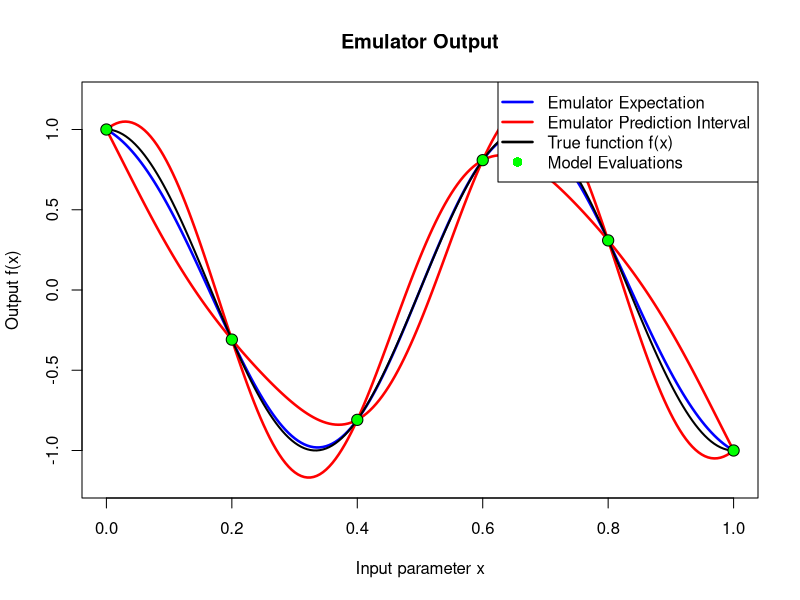
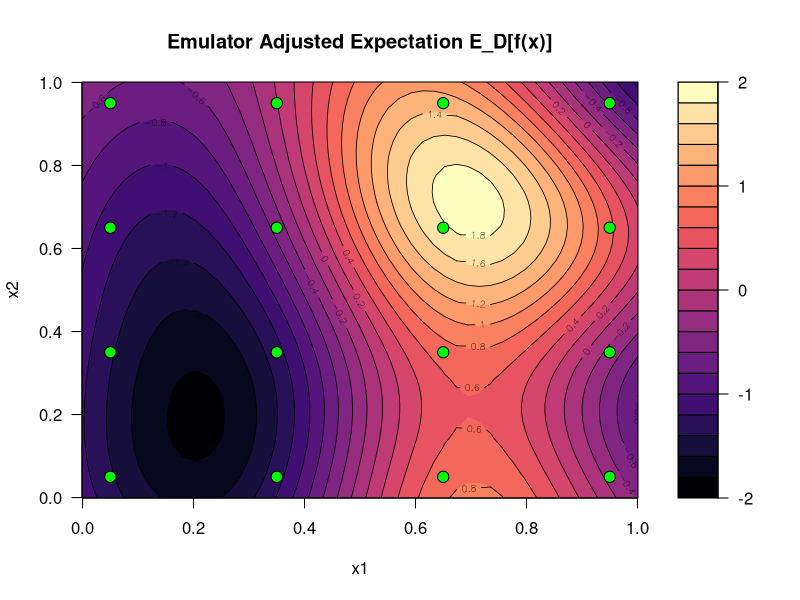
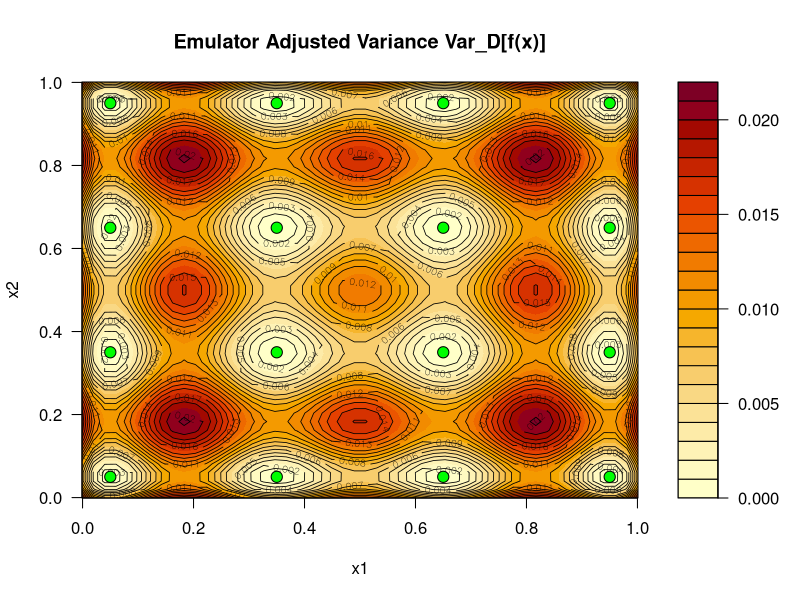
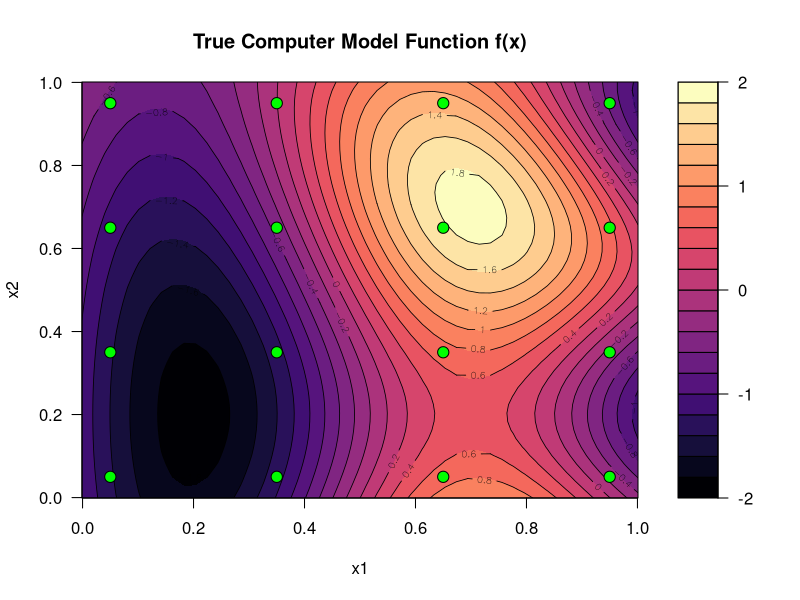
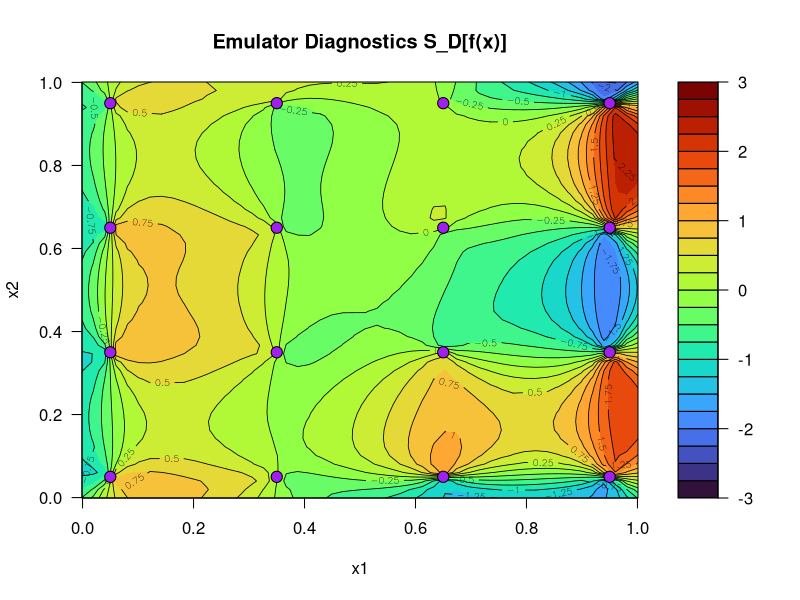
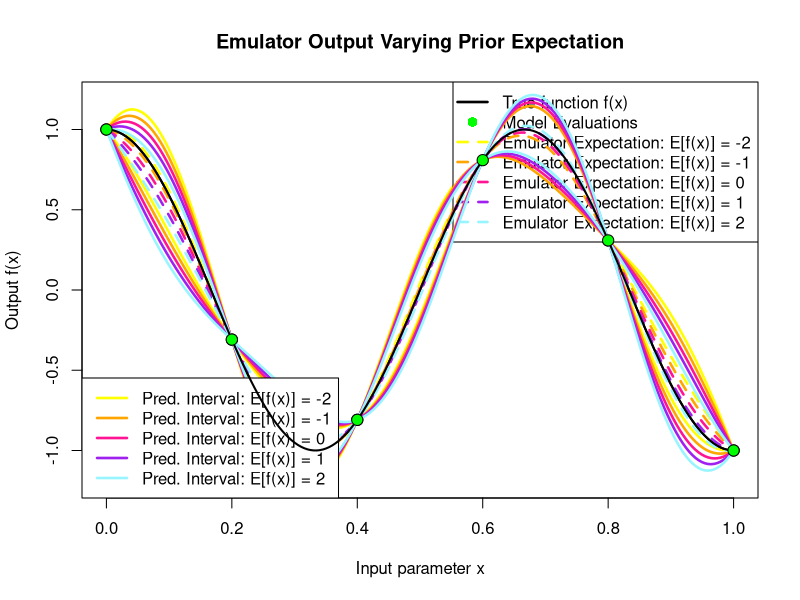
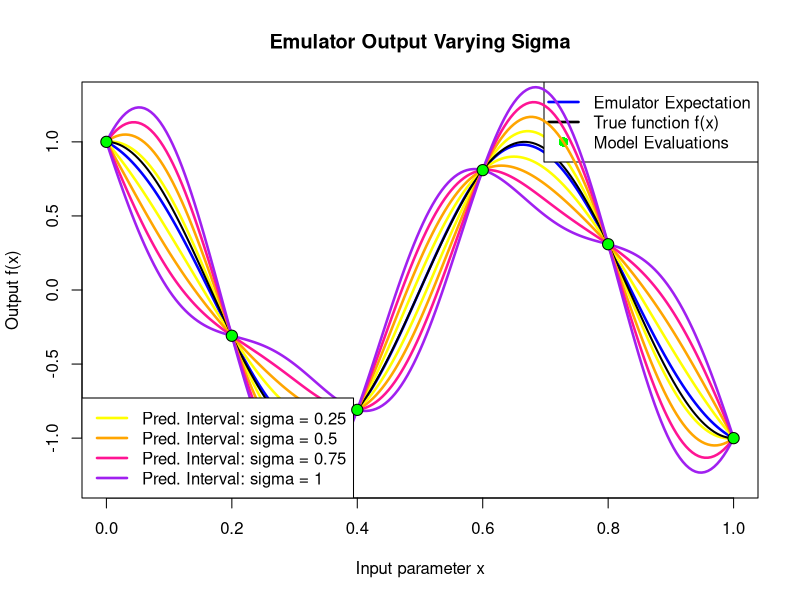
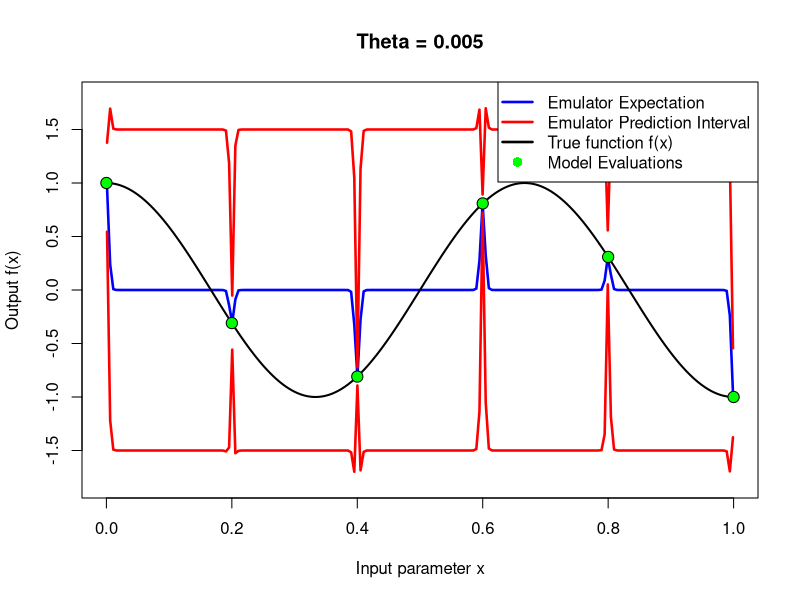

Write the R code that produced these figures, in order.

# Section 2: Introduction to Emulation ------------------------------------

# Figures 1-9

# Functions ---------------------------------------------------------------
##############################################################################################.
### Define simple Bayes Linear emulator for single input ###
simple_BL_emulator_v1 <- function(x,              # the emulator prediction point
                                  xD,             # the run input locations xD
                                  D,              # the run outputs D = (f(x^1),...,f(x^n))
                                  theta = 1,      # the correlation lengths     (1 if not specified otherwise)
                                  sigma = 1,      # the prior SD sigma sqrt(Var[f(x)])     (1 if not specified otherwise)
                                  E_f = 0         # prior expectation of f: E(f(x)) = 0     (0 if not specified otherwise)
){
  
  # store length of runs D  
  n <- length(D) #different for different no. runs of expensive model so must define n like this
  
  ### Define Covariance structure of f(x): Cov[f(x),f(xdash)] ###
  Cov_fx_fxdash <- function(x,xdash) sigma^2 * exp(-(x-xdash)^2/theta^2) #specific to our f
  
  
  ### Define 5 objects needed for BL adjustment ### #E[f(x)],E[D],Var[f(x)],Var[D],Cov[f(x),D]
  # Create E[D] vector
  E_D <- rep(E_f,n) #repeat the prior expectation n times
  
  # Create Var_D matrix:
  Var_D <- matrix(0,nrow=n,ncol=n) #nxn zero matrix
  for(i in 1:n) for(j in 1:n) Var_D[i,j] <- Cov_fx_fxdash(xD[i],xD[j]) #Cov fn of x_D elements (as Cov to do with distance between x values)
  
  # Create E[f(x)]
  E_fx <- E_f #prior given in input
  
  # Create Var_f(x) 
  Var_fx <- sigma^2 #sigma ONLY given in input so MUST SQUARE
  
  # Create Cov_fx_D row vector
  Cov_fx_D <- matrix(0,nrow=1,ncol=n) #1xn Cov[f(x),D] #rows=#rows f(x)=1, #columns=#rows D=n
  for(j in 1:n) Cov_fx_D[1,j] <- Cov_fx_fxdash(x,xD[j]) #Cov fn has x_D elements as inputs
  
  
  ### Perform Bayes Linear adjustment to find Adjusted Expectation and Variance of f(x) ###
  ED_fx   <-  E_fx + Cov_fx_D %*% solve(Var_D) %*% (D - E_D)   
  VarD_fx <-  Var_fx - Cov_fx_D %*% solve(Var_D) %*% t(Cov_fx_D)  
  
  ### return emulator expectation and variance ###
  return(c("ExpD_f(x)"=ED_fx,"VarD_f(x)"=VarD_fx))  #"..." are the column names!
  
}
### End simple Bayes Linear emulator for single input ###
##############################################################################################.

##############################################################################################.
### Function to plot simple emulator output
plot_BL_emulator_V1 <- function(
    em_out,         # a nP x 2 matrix of emulator outputs
    xP,             # vector of nP inputs where emulator evaluated
    xD,             # the run input locations
    D,              # the run outputs D = (f(x^1),...,f(x^n))^T
    maintitle=NULL  # title of the plot, blank if NULL
){
  
  ### plot emulator output ###
  plot(xP,em_out[,"ExpD_f(x)"],ylim=c(-1.2,1.2),ty="l",col="blue",lwd=2.5,
       xlab="Input parameter x",ylab="Output f(x)",main=maintitle) # main argument: plot title (INPUT TO SPECIFY)
  lines(xP,em_out[,"ExpD_f(x)"]+3*sqrt(em_out[,"VarD_f(x)"]),col="red",lwd=2.5)
  lines(xP,em_out[,"ExpD_f(x)"]-3*sqrt(em_out[,"VarD_f(x)"]),col="red",lwd=2.5)
  
  ### plot true function: we would not normally be able to do this! ###
  lines(xP,f(xP),lwd=2,lty=1)
  
  ### Plot the runs ### 
  points(xD,D,pch=21,col=1,bg="green",cex=1.5) #PLOT THE TRUE RUNS OF THE EXPENSIVE MODEL
  legend('topright',legend=c("Emulator Expectation","Emulator Prediction Interval",
                             "True function f(x)","Model Evaluations"),
         lty=c(1,1,1,NA),pch=c(NA,NA,NA,16),col=c("blue","red",1,"green"),lwd=2.5,pt.cex=1.3)
}
### Function to plot simple emulator output
##############################################################################################.

##############################################################################################.
### Define simple Bayes Linear emulator for single input in 2D ###

simple_BL_emulator_v2 <- function(x,              # the emulator prediction point
                                  xD,             # the run input locations xD
                                  D,              # the run outputs D = (f(x^1),...,f(x^n))
                                  theta = 1,      # the correlation lengths
                                  sigma = 1,      # the prior SD sigma sqrt(Var[f(x)])
                                  E_f = 0         # prior expectation of f: E(f(x)) = 0 
){
  
  # store length of runs D  
  n <- length(D) #number of runs we have from true computer model
  
  ### Define Covariance structure of f(x): Cov[f(x),f(xdash)] ###
  # Cov_fx_fxdash <- function(x,xdash) sigma^2 * exp(-(x-xdash)^2/theta^2)    # XXX Old 1D version
  Cov_fx_fxdash <- function(x,xdash) sigma^2 * exp(-sum((x-xdash)^2)/theta^2) # XXX New 2D version
  #squares each component then sums them so give Euclidean distance
  
  ### Define 5 objects needed for BL adjustment ###
  # Create E[D] vector
  E_D <- rep(E_f,n)
  
  # Create Var_D matrix:
  Var_D <- matrix(0,nrow=n,ncol=n)
  # for(i in 1:n) for(j in 1:n) Var_D[i,j] <- Cov_fx_fxdash(xD[i],xD[j])  # XXX Old 1D version
  for(i in 1:n) for(j in 1:n) Var_D[i,j] <- Cov_fx_fxdash(xD[i,],xD[j,])  # XXX New 2D version
  
  # Create E[f(x)]
  E_fx <- E_f
  
  # Create Var_f(x) 
  Var_fx <- sigma^2
  
  # Create Cov_fx_D row vector
  Cov_fx_D <- matrix(0,nrow=1,ncol=n)
  # for(j in 1:n) Cov_fx_D[1,j] <- Cov_fx_fxdash(x,xD[j])    # XXX Old 1D version
  for(j in 1:n) Cov_fx_D[1,j] <- Cov_fx_fxdash(x,xD[j,])    # XXX New 2D version
  #covariance between our new point and jth run input point
  #note that both x and xD[j,] are vectors of length 2
  
  ### Perform Bayes Linear adjustment to find Adjusted Expectation and Variance of f(x) ###
  ED_fx   <-  E_fx + Cov_fx_D %*% solve(Var_D) %*% (D - E_D)   
  VarD_fx <-  Var_fx - Cov_fx_D %*% solve(Var_D) %*% t(Cov_fx_D)  
  #t(Cov_fx_D) = Cov[D,f(x)]
  
  ### return emulator expectation and variance ###
  return(c("ExpD_f(x)"=ED_fx,"VarD_f(x)"=VarD_fx))  
  
}
### End simple Bayes Linear emulator for single input in 2D ###
##############################################################################################.

### define filled contour plot function for emulator output ###
emul_fill_cont <- function(
    cont_mat,            # matrix of values we want contour plot of 
    cont_levs=NULL,      # contour levels (NULL: automatic selection)
    nlev=20,             # approx no. of contour levels for auto select  
    plot_xD=TRUE,        # plot the design runs TRUE or FALSE
    xD=NULL,             # the design points if needed
    xD_col="green",      # colour of design runs
    x_grid,              # grid edge locations that define xP
    ...                  # extra arguments passed to filled.contour
){
  
  ### Define contour levels if necessary ###
  if(is.null(cont_levs)) cont_levs <- pretty(cont_mat,n=nlev)     
  
  ### create the filled contour plot ###
  filled.contour(x_grid,x_grid,cont_mat,levels=cont_levs,xlab="x1",ylab="x2",...,  
                 plot.axes={axis(1);axis(2)                 # sets up plotting in contour box
                   contour(x_grid,x_grid,cont_mat,add=TRUE,levels=cont_levs,lwd=0.8)   # plot contour lines
                   if(plot_xD) points(xD,pch=21,col=1,bg=xD_col,cex=1.5)})  # plot design points 
  #if we want design pts ie plot_xD=TRUE
}






# Figure 1 ----------------------------------------------------------------
### Define actual computer model/simulator ###
f <- function(x) cos(3*pi*x) #function named f with one input x
#f <- function(x) sin(2*pi*x)

### Define run locations ###
xD <- seq(0,1,0.2) #[0,0.2,0.4,0.6,0.8,1]

### Perform 6 runs of model and store as D (this would take days for realistic 
# example!) ###
D <- f(xD)


xP <- seq(0.001,0.999,len=201)

### Evaluate emulator over 201 prediction points xP ###
em_out <- t(sapply(xP,simple_BL_emulator_v1,xD=xD,D=D,theta=0.25,sigma=0.5,E_f=0))  # t(): gives transpose of the matrix


#png(file="Example_1D_Deterministic_Emulator.png",width=2400,height=1600,res=200)

### Plot the emulator
plot_BL_emulator_V1(em_out=em_out,xP=xP,xD=xD,D=D,maintitle="Emulator Output")

#dev.off() 





# Figure 2 ----------------------------------------------------------------
### Define actual 2D computer model/simulator ###
f <- function(x) 1.2*cos(2*pi*(x[,1]+0.3)) - 0.7*cos(2*pi*(x[,1]+0.3)*(x[,2]-0.2))

### Define run locations ###
D_grid <- c(0.05,0.35,0.65,0.95)
xD <- as.matrix(expand.grid("x1"=D_grid,"x2"=D_grid)) #these are our input pts
#                                                      to be evaluated by true fn
# 4×4 grid design 
#       {0.05,0.35,0.65,0.95}×{0.05,0.35,0.65,0.95}

# Now we can directly evaluate these runs using 𝑓(𝑥):
### Perform 16 runs of model and store as D (this would takes days for realistic example!) ###
D <- f(xD)

### Define 50x50 grid of prediction points xP for emulator evaluation ###
x_grid <- seq(-0.001,1.001,len=50)
xP <- as.matrix(expand.grid("x1"=x_grid,"x2"=x_grid))

### Evaluate emulator over 50x50=2500 prediction points xP ###
em_out <- t(apply(xP,1,simple_BL_emulator_v2,xD=xD,D=D,theta=0.45,sigma=1,E_f=0))   

### store emulator output as matrices to aid plotting ###
E_D_fx_mat <- matrix(em_out[,"ExpD_f(x)"],nrow=length(x_grid),ncol=length(x_grid)) 
Var_D_fx_mat <- matrix(em_out[,"VarD_f(x)"],nrow=length(x_grid),ncol=length(x_grid)) 

library(viridisLite)
exp_cols <- magma #see ?viridis
var_cols <- function(n) hcl.colors(n, "YlOrRd", rev = TRUE)
diag_cols <- turbo #see ?viridis

#png(file="BIGGER_Example_2D_Deterministic_Emulator_Expectation.png",width=1400,height=1350,res=200)

emul_fill_cont(cont_mat=E_D_fx_mat,cont_levs=seq(-2,2,0.2),xD=xD,x_grid=x_grid,
               color.palette=exp_cols,        # this sets the colour scheme
               main="Emulator Adjusted Expectation E_D[f(x)]")

#dev.off()

#png(file="BIGGER_Example_2D_Deterministic_Emulator_Variance.png",width=1400,height=1350,res=200)

emul_fill_cont(cont_mat=Var_D_fx_mat,cont_levs=NULL,xD=xD,x_grid=x_grid,
               color.palette=var_cols,
               main="Emulator Adjusted Variance Var_D[f(x)]")

#dev.off()

### Evaluate true function and store in matrix for diagnostic comparisons ###
fxP_mat <- matrix(f(xP),nrow=length(x_grid),ncol=length(x_grid)) 

#png(file="BIGGER_Example_2D_Deterministic_Emulator_True.png",width=1400,height=1350,res=200)

emul_fill_cont(cont_mat=fxP_mat,cont_levs=seq(-2,2,0.2),xD=xD,x_grid=x_grid,
               color.palette=exp_cols,
               main="True Computer Model Function f(x)")

#dev.off()

### Evaluate diagnostics S_D(x) and store in matrix ###
S_diag_mat <- (E_D_fx_mat - fxP_mat) / sqrt(Var_D_fx_mat)

#png(file="BIGGER_Example_2D_Deterministic_Emulator_Diagnostics.png",width=1400,height=1350,res=200)

emul_fill_cont(cont_mat=S_diag_mat,cont_levs=seq(-3,3,0.25),xD=xD,x_grid=x_grid,
               xD_col="purple",
               color.palette=diag_cols,
               main="Emulator Diagnostics S_D[f(x)]")

#dev.off()




# Figure 3 ----------------------------------------------------------------
### Define actual computer model/simulator ###
f <- function(x) cos(3*pi*x)

### Define run locations ###
xD <- seq(0,1,0.2) #[0,0.2,0.4,0.6,0.8,1]

### Perform 6 runs of model and store as D (this would take days for realistic 
# example!) ###
D <- f(xD)

xP <- seq(0.001,0.999,len=201)

#putting various prior expectations on same graph
##############################################################################################.
### Function to plot simple emulator output
allonsamegraph_plot_BL_emulator_V1 <- function(
    em_out,         # a nP x 2 matrix of emulator outputs
    xP,             # vector of nP inputs where emulator evaluated
    xD,             # the run input locations
    D,              # the run outputs D = (f(x^1),...,f(x^n))^T
    maintitle=NULL  # title of the plot, blank if NULL
){
  
  ### plot emulator output ###
  plot(xP,em_out[,"ExpD_f(x)"],ylim=c(-1.2,1.2),ty="l",col="yellow",lwd=2.5,lty=2,
       xlab="Input parameter x",ylab="Output f(x)",main=maintitle) # main argument: plot title (INPUT TO SPECIFY)
  lines(xP,em_out[,"ExpD_f(x)"]+3*sqrt(em_out[,"VarD_f(x)"]),col="yellow",lwd=2.5)
  lines(xP,em_out[,"ExpD_f(x)"]-3*sqrt(em_out[,"VarD_f(x)"]),col="yellow",lwd=2.5)
  
  ### plot true function: we would not normally be able to do this! ###
  lines(xP,f(xP),lwd=2,lty=1)
  
  ### Plot the runs ### 
  points(xD,D,pch=21,col=1,bg="green",cex=1.5) #PLOT THE TRUE RUNS OF THE EXPENSIVE MODEL
  legend('topright',legend=c("True function f(x)",
                             "Model Evaluations",
                             "Emulator Expectation: E[f(x)] = -2",
                             "Emulator Expectation: E[f(x)] = -1",
                             "Emulator Expectation: E[f(x)] = 0",
                             "Emulator Expectation: E[f(x)] = 1",
                             "Emulator Expectation: E[f(x)] = 2"),
         lty=c(1,NA,2,2,2,2,2),pch=c(NA,16,NA,NA,NA,NA,NA),col=c(1,"green","yellow","orange","deeppink","purple","cadetblue1"),lwd=2.5,pt.cex=1.3)
}
### Function to plot simple emulator output
##############################################################################################.

#yellow orange deeppink purple


em_out <- t(sapply(xP,simple_BL_emulator_v1,xD=xD,D=D,theta=0.25,sigma=0.5,E_f=-2))

prior_expectation_seq <- c(-1,0,1,2)
colours <- c("orange","deeppink","purple","cadetblue1")

#png(file="Varying_Prior_Expectation_allononegraph.png",width=2800,height=1600,res=200)

### Plot emulator output in each case, note use of "paste" for plot title ###
allonsamegraph_plot_BL_emulator_V1(em_out=em_out,xP=xP,xD=xD,D=D,maintitle=paste("Emulator Output Varying Prior Expectation"))

### for loop over different sigma values in sigma_seq ###
for(i in 1:length(prior_expectation_seq)){
  ### Evaluate emulator over 201 prediction points xP with E_f=prior_expectation_seq[i] ###
  em_out <- t(sapply(xP,simple_BL_emulator_v1,xD=xD,D=D,theta=0.25,sigma=0.5,E_f=prior_expectation_seq[i]))
  
  lines(xP,em_out[,"ExpD_f(x)"],col=colours[i],lwd=2.5,lty=2)
  
  ### Plot emulator prediction intervals in each case, note use of "paste" for plot title ###
  lines(xP,em_out[,"ExpD_f(x)"]+3*sqrt(em_out[,"VarD_f(x)"]),col=colours[i],lwd=2.5)
  lines(xP,em_out[,"ExpD_f(x)"]-3*sqrt(em_out[,"VarD_f(x)"]),col=colours[i],lwd=2.5)
}

legend('bottomleft',legend=c("Pred. Interval: E[f(x)] = -2",
                             "Pred. Interval: E[f(x)] = -1",
                             "Pred. Interval: E[f(x)] = 0",
                             "Pred. Interval: E[f(x)] = 1",
                             "Pred. Interval: E[f(x)] = 2"),
       lty=c(1,1,1,1,1),col=c("yellow","orange","deeppink","purple","cadetblue1"),lwd=2.5)

lines(xP,f(xP),lwd=2,lty=1)

### Plot the runs ### 
points(xD,D,pch=21,col=1,bg="green",cex=1.5) #PLOT THE TRUE RUNS OF THE EXPENSIVE MODEL


#dev.off()






# Figure 4 ----------------------------------------------------------------
### Define actual computer model/simulator ###
f <- function(x) cos(3*pi*x)

### Define run locations ###
xD <- seq(0,1,0.2) #[0,0.2,0.4,0.6,0.8,1]

### Perform 6 runs of model and store as D (this would take days for realistic 
# example!) ###
D <- f(xD)

xP <- seq(0.001,0.999,len=201)

##############################################################################################.
### Function to plot simple emulator output
varying_prior_var_plot_BL_emulator_V1 <- function(
    em_out,         # a nP x 2 matrix of emulator outputs
    xP,             # vector of nP inputs where emulator evaluated
    xD,             # the run input locations
    D,              # the run outputs D = (f(x^1),...,f(x^n))^T
    maintitle=NULL  # title of the plot, blank if NULL
){
  
  ### plot emulator output ###
  plot(xP,em_out[,"ExpD_f(x)"],ylim=c(-1.3,1.3),ty="l",col="blue",lwd=2.5,
       xlab="Input parameter x",ylab="Output f(x)",main=maintitle) # main argument: plot title (INPUT TO SPECIFY)
  lines(xP,em_out[,"ExpD_f(x)"]+3*sqrt(em_out[,"VarD_f(x)"]),col="yellow",lwd=2.5)
  lines(xP,em_out[,"ExpD_f(x)"]-3*sqrt(em_out[,"VarD_f(x)"]),col="yellow",lwd=2.5)
  
  ### plot true function: we would not normally be able to do this! ###
  lines(xP,f(xP),lwd=2,lty=1)
  
  legend('topright',legend=c("Emulator Expectation",
                             "True function f(x)",
                             "Model Evaluations"),
         lty=c(1,1,NA),pch=c(NA,NA,16),col=c("blue",1,"green"),lwd=2.5,pt.cex=1.3)
}

### Function to plot simple emulator output
##############################################################################################.


# Now let’s vary the prior variance parameter 𝜎^2 = Var[𝑓(𝑥)]. 
# We will choose a series of values for 𝜎 and make a fresh emulator plot for 
# each choice:

### make sequence of sigma values to use for emulation ###
sigma_seq <- c(0.5,0.75,1)
colours <- c("orange","deeppink","purple")


#png(file="Varying_Prior_Variance.png",width=2400,height=1600,res=200)

em_out <- t(sapply(xP,simple_BL_emulator_v1,xD=xD,D=D,theta=0.25,sigma=0.25,E_f=0))
varying_prior_var_plot_BL_emulator_V1(em_out=em_out,xP=xP,xD=xD,D=D,maintitle="Emulator Output Varying Sigma")

### for loop over different sigma values in sigma_seq ###
for(i in 1:length(sigma_seq)){
  ### Evaluate emulator over 201 prediction points xP with sigma=sigma_seq[i] ###
  em_out <- t(sapply(xP,simple_BL_emulator_v1,xD=xD,D=D,theta=0.25,sigma=sigma_seq[i],E_f=0))
  
  ### Plot emulator prediction intervals in each case, note use of "paste" for plot title ###
  lines(xP,em_out[,"ExpD_f(x)"]+3*sqrt(em_out[,"VarD_f(x)"]),col=colours[i],lwd=2.5)
  lines(xP,em_out[,"ExpD_f(x)"]-3*sqrt(em_out[,"VarD_f(x)"]),col=colours[i],lwd=2.5)
}

legend('bottomleft',legend=c("Pred. Interval: sigma = 0.25",
                             "Pred. Interval: sigma = 0.5",
                             "Pred. Interval: sigma = 0.75",
                             "Pred. Interval: sigma = 1"),
       lty=c(1,1,1,1),col=c("yellow","orange","deeppink","purple"),lwd=2.5)

### Plot the runs ### 
points(xD,D,pch=21,col=1,bg="green",cex=1.5) #PLOT THE TRUE RUNS OF THE EXPENSIVE MODEL

#dev.off()






# Figure 5 ----------------------------------------------------------------
### Define actual computer model/simulator ###
f <- function(x) cos(3*pi*x)

### Define run locations ###
xD <- seq(0,1,0.2) #[0,0.2,0.4,0.6,0.8,1]

### Perform 6 runs of model and store as D (this would take days for realistic 
# example!) ###
D <- f(xD)

xP <- seq(0.001,0.999,len=201)

#need nugget emulator as singular matrix
simple_BL_emulator_v1_with_nugget <- function(x,              # the emulator prediction point
                                              xD,             # the run input locations xD
                                              D,              # the run outputs D = (f(x^1),...,f(x^n))
                                              theta = 1,      # the correlation lengths     (1 if not specified otherwise)
                                              sigma = 1,      # the prior SD sigma sqrt(Var[f(x)])     (1 if not specified otherwise)
                                              E_f = 0         # prior expectation of f: E(f(x)) = 0     (0 if not specified otherwise)
){
  
  # store length of runs D  
  n <- length(D) #different for different no. runs of expensive model so must define n like this
  
  ### Define Covariance structure of f(x): Cov[f(x),f(xdash)] ###
  Cov_fx_fxdash <- function(x,xdash) sigma^2 * exp(-(x-xdash)^2/theta^2) #specific to our f
  
  
  ### Define 5 objects needed for BL adjustment ### #E[f(x)],E[D],Var[f(x)],Var[D],Cov[f(x),D]
  # Create E[D] vector
  E_D <- rep(E_f,n) #repeat the prior expectation n times
  
  # Create Var_D matrix:
  Var_D <- matrix(0,nrow=n,ncol=n) #nxn zero matrix
  for(i in 1:n) for(j in 1:n) Var_D[i,j] <- Cov_fx_fxdash(xD[i],xD[j]) #Cov fn of x_D elements (as Cov to do with distance between x values)
  
  #!!!NEW PART!!!
  diagonal <- diag(10^-6,n,n)
  Var_D <- Var_D + sigma^2*diagonal
  #END OF NEW PART
  
  # Create E[f(x)]
  E_fx <- E_f #prior given in input
  
  # Create Var_f(x) 
  Var_fx <- sigma^2 #sigma ONLY given in input so MUST SQUARE
  
  # Create Cov_fx_D row vector
  Cov_fx_D <- matrix(0,nrow=1,ncol=n) #1xn Cov[f(x),D] #rows=#rows f(x)=1, #columns=#rows D=n
  for(j in 1:n) Cov_fx_D[1,j] <- Cov_fx_fxdash(x,xD[j]) #Cov fn has x_D elements as inputs
  
  
  ### Perform Bayes Linear adjustment to find Adjusted Expectation and Variance of f(x) ###
  ED_fx   <-  E_fx + Cov_fx_D %*% solve(Var_D) %*% (D - E_D)   
  VarD_fx <-  Var_fx - Cov_fx_D %*% solve(Var_D) %*% t(Cov_fx_D)  
  
  ### return emulator expectation and variance ###
  return(c("ExpD_f(x)"=ED_fx,"VarD_f(x)"=VarD_fx))  #"..." are the column names!
  
}



##############################################################################################.
### Function to plot simple emulator output
corrlength_plot_BL_emulator_V1 <- function(
    em_out,         # a nP x 2 matrix of emulator outputs
    xP,             # vector of nP inputs where emulator evaluated
    xD,             # the run input locations
    D,              # the run outputs D = (f(x^1),...,f(x^n))^T
    maintitle=NULL  # title of the plot, blank if NULL
){
  
  ### plot emulator output ###
  plot(xP,em_out[,"ExpD_f(x)"],ylim=c(-1.8,1.8),ty="l",col="blue",lwd=2.5,
       xlab="Input parameter x",ylab="Output f(x)",main=maintitle) # main argument: plot title (INPUT TO SPECIFY)
  lines(xP,em_out[,"ExpD_f(x)"]+3*sqrt(em_out[,"VarD_f(x)"]),col="red",lwd=2.5)
  lines(xP,em_out[,"ExpD_f(x)"]-3*sqrt(em_out[,"VarD_f(x)"]),col="red",lwd=2.5)
  
  ### plot true function: we would not normally be able to do this! ###
  lines(xP,f(xP),lwd=2,lty=1)
  
  ### Plot the runs ### 
  points(xD,D,pch=21,col=1,bg="green",cex=1.5) #PLOT THE TRUE RUNS OF THE EXPENSIVE MODEL
  legend('topright',legend=c("Emulator Expectation","Emulator Prediction Interval",
                             "True function f(x)","Model Evaluations"),
         lty=c(1,1,1,NA),pch=c(NA,NA,NA,16),col=c("blue","red",1,"green"),lwd=2.5,pt.cex=1.3)
}
### Function to plot simple emulator output
##############################################################################################.

#1D example

# Now let’s vary the correlation length parameter 𝜃. 
# We will choose a series of values for 𝜃 and make a fresh emulator plot for 
# each choice:

### make sequence of theta values to use for emulation ###
theta_seq <- c(0.005,0.1,0.2,0.3,0.4,0.7)

#png(file="BIGGER_varyingtheta%d.png",width=2100,height=1400,res=200)

### for loop over different theta values in theta_seq ###
for(i in 1:length(theta_seq)){
  ### Evaluate emulator over 201 prediction points xP with theta=theta_seq[i] ###
  em_out <- t(sapply(xP,simple_BL_emulator_v1_with_nugget,xD=xD,D=D,theta=theta_seq[i],sigma=0.5,E_f=0))
  
  ### Plot emulator output in each case, note use of "paste" for plot title ###
  corrlength_plot_BL_emulator_V1(em_out=em_out,xP=xP,xD=xD,D=D,maintitle=paste("Theta =",theta_seq[i]))
}

#dev.off()






# Figure 6 ----------------------------------------------------------------
### Define actual 2D computer model/simulator ###
f <- function(x) 1.2*cos(2*pi*(x[,1]+0.3)) - 0.7*cos(2*pi*(x[,1]+0.3)*(x[,2]-0.2))

### Define run locations ###
D_grid <- c(0.05,0.35,0.65,0.95)
xD <- as.matrix(expand.grid("x1"=D_grid,"x2"=D_grid)) #these are our input pts
#                                                      to be evaluated by true fn
# 4×4 grid design 
#       {0.05,0.35,0.65,0.95}×{0.05,0.35,0.65,0.95}

# Now we can directly evaluate these runs using 𝑓(𝑥):
### Perform 16 runs of model and store as D (this would takes days for realistic example!) ###
D <- f(xD)

### Define 50x50 grid of prediction points xP for emulator evaluation ###
x_grid <- seq(-0.001,1.001,len=50)
xP <- as.matrix(expand.grid("x1"=x_grid,"x2"=x_grid))

library(viridisLite)
exp_cols <- magma #see ?viridis
var_cols <- function(n) hcl.colors(n, "YlOrRd", rev = TRUE)
diag_cols <- turbo #see ?viridis

#2D example

### Define a vector of theta values to use ###
theta_seq <- c(0.05,0.1,0.15,0.2,0.35,0.4,0.45)

#png(file="BIGGER_2Dvaryingtheta%d.png",width=1400,height=1350,res=200)

### loop over vector of theta values ###
for(i in 1:length(theta_seq)){
  
  ### Evaluate emulator over 201 prediction points xP and store in matrices ###
  em_out <- t(apply(xP,1,simple_BL_emulator_v2,xD=xD,D=D,theta=theta_seq[i],sigma=1,E_f=0))   
  Var_D_fx_mat <- matrix(em_out[,"VarD_f(x)"],nrow=length(x_grid),ncol=length(x_grid)) 
  
  ### Plot filled contour plot of emulator expectation ###
  emul_fill_cont(cont_mat=Var_D_fx_mat,nlev=12,xD=xD,x_grid=x_grid,color.palette=var_cols,
                 main=paste("Emulator Adjusted Variance Var_D[f(x)], theta =",theta_seq[i]))
}

#dev.off()







# Figure 7 ----------------------------------------------------------------
### Define actual 2D computer model/simulator ###
f <- function(x) 1.2*cos(2*pi*(x[,1]+0.3)) - 0.7*cos(2*pi*(x[,1]+0.3)*(x[,2]-0.2))

### Define run locations ###
D_grid <- c(0.05,0.35,0.65,0.95)
xD <- as.matrix(expand.grid("x1"=D_grid,"x2"=D_grid)) #these are our input pts
#                                                      to be evaluated by true fn
# 4×4 grid design 
#       {0.05,0.35,0.65,0.95}×{0.05,0.35,0.65,0.95}

# Now we can directly evaluate these runs using 𝑓(𝑥):
### Perform 16 runs of model and store as D (this would takes days for realistic example!) ###
D <- f(xD)

### Define 50x50 grid of prediction points xP for emulator evaluation ###
x_grid <- seq(-0.001,1.001,len=50)
xP <- as.matrix(expand.grid("x1"=x_grid,"x2"=x_grid))

library(viridisLite)
exp_cols <- magma #see ?viridis
var_cols <- function(n) hcl.colors(n, "YlOrRd", rev = TRUE)
diag_cols <- turbo #see ?viridis

#2D example to show regions must overlap


### Define a vector of theta values to use ###
new_theta_seq <- c(0.1,0.15,0.35)

#png(file="2nd_BIGGER_2Dvaryingtheta_so_regions_overlap%d.png",width=1400,height=1350,res=200)

par(mar = c(5.1, 3.1, 4.1, 2.1))

### loop over vector of theta values ###
for(i in 1:length(new_theta_seq)){
  
  ### Evaluate emulator over 201 prediction points xP and store in matrices ###
  em_out <- t(apply(xP,1,simple_BL_emulator_v2,xD=xD,D=D,theta=new_theta_seq[i],sigma=1,E_f=0))   
  
  #extracting the emulator expectation and variance
  E_D_fx_mat <- matrix(em_out[,"ExpD_f(x)"],nrow=length(x_grid),ncol=length(x_grid)) 
  Var_D_fx_mat <- matrix(em_out[,"VarD_f(x)"],nrow=length(x_grid),ncol=length(x_grid)) 
  
  
  #graphing
  emul_fill_cont(cont_mat=Var_D_fx_mat,nlev=12,xD=xD,x_grid=x_grid,color.palette=var_cols,
                 main=paste("Emulator Adjusted Variance Var_D[f(x)], theta =",new_theta_seq[i]))
  emul_fill_cont(cont_mat=E_D_fx_mat,cont_levs=NULL,xD=xD,x_grid=x_grid,
                 color.palette=exp_cols,main=paste("Emulator Adjusted Expectation E_D[f(x)], theta =",new_theta_seq[i]))
}

#dev.off()





# Figure 8 ----------------------------------------------------------------
### Define actual computer model/simulator ###
f <- function(x) cos(3*pi*x)

### Define run locations ###
xD <- seq(0,1,0.2) #[0,0.2,0.4,0.6,0.8,1]

### Perform 6 runs of model and store as D (this would take days for realistic 
# example!) ###
D <- f(xD)

xP <- seq(0.001,0.999,len=201)

#Large nugget - stochasticity
#one with nugget large 
#another with nugget very large

nugget_simple_BL_emulator_v1 <- function(x,              # the emulator prediction point
                                         xD,             # the run input locations xD
                                         D,              # the run outputs D = (f(x^1),...,f(x^n))
                                         theta = 1,      # the correlation lengths     (1 if not specified otherwise)
                                         sigma = 1,      # the prior SD sigma sqrt(Var[f(x)])     (1 if not specified otherwise)
                                         E_f = 0,        # prior expectation of f: E(f(x)) = 0     (0 if not specified otherwise)
                                         nugget = 10^(-6)
){
  
  # store length of runs D  
  n <- length(D) #different for different no. runs of expensive model so must define n like this
  
  ### Define Covariance structure of f(x): Cov[f(x),f(xdash)] ###
  Cov_fx_fxdash <- function(x,xdash) sigma^2 * exp(-(x-xdash)^2/theta^2) #specific to our f
  
  
  ### Define 5 objects needed for BL adjustment ### #E[f(x)],E[D],Var[f(x)],Var[D],Cov[f(x),D]
  # Create E[D] vector
  E_D <- rep(E_f,n) #repeat the prior expectation n times
  
  # Create Var_D matrix:
  Var_D <- matrix(0,nrow=n,ncol=n) #nxn zero matrix
  for(i in 1:n) for(j in 1:n) Var_D[i,j] <- Cov_fx_fxdash(xD[i],xD[j]) #Cov fn of x_D elements (as Cov to do with distance between x values)
  
  #nugget part
  diagonal <- diag(nugget,n,n)
  Var_D <- Var_D + sigma^2*diagonal
  #end of nugget part
  
  # Create E[f(x)]
  E_fx <- E_f #prior given in input
  
  # Create Var_f(x) 
  Var_fx <- sigma^2 #sigma ONLY given in input so MUST SQUARE
  
  # Create Cov_fx_D row vector
  Cov_fx_D <- matrix(0,nrow=1,ncol=n) #1xn Cov[f(x),D] #rows=#rows f(x)=1, #columns=#rows D=n
  for(j in 1:n) Cov_fx_D[1,j] <- Cov_fx_fxdash(x,xD[j]) #Cov fn has x_D elements as inputs
  
  
  ### Perform Bayes Linear adjustment to find Adjusted Expectation and Variance of f(x) ###
  ED_fx   <-  E_fx + Cov_fx_D %*% solve(Var_D) %*% (D - E_D)   
  VarD_fx <-  Var_fx - Cov_fx_D %*% solve(Var_D) %*% t(Cov_fx_D)  
  
  ### return emulator expectation and variance ###
  return(c("ExpD_f(x)"=ED_fx,"VarD_f(x)"=VarD_fx))  #"..." are the column names!
  
}

stochastic_plot_BL_emulator_V1 <- function(
    em_out,         # a nP x 2 matrix of emulator outputs
    xP,             # vector of nP inputs where emulator evaluated
    xD,             # the run input locations
    D,              # the run outputs D = (f(x^1),...,f(x^n))^T
    maintitle=NULL  # title of the plot, blank if NULL
){
  
  ### plot emulator output ###
  plot(xP,em_out[,"ExpD_f(x)"],ylim=c(-1.2,1.2),ty="l",col="blue",lwd=2.5,
       xlab="Input parameter x",ylab="Output f(x)",main=maintitle) # main argument: plot title (INPUT TO SPECIFY)
  lines(xP,em_out[,"ExpD_f(x)"]+3*sqrt(em_out[,"VarD_f(x)"]),col="red",lwd=2.5)
  lines(xP,em_out[,"ExpD_f(x)"]-3*sqrt(em_out[,"VarD_f(x)"]),col="red",lwd=2.5)
  
  
  ### Plot the runs ### 
  points(xD,D,pch=21,col=1,bg="green",cex=1.5) #PLOT THE TRUE RUNS OF THE EXPENSIVE MODEL
  legend('topright',legend=c("Emulator Expectation","Emulator Prediction Interval","Model Evaluations"),
         lty=c(1,1,NA),pch=c(NA,NA,16),col=c("blue","red","green"),lwd=2.5,pt.cex=1.3)
}                                 

em_out <- t(sapply(xP,nugget_simple_BL_emulator_v1,xD=xD,D=D,theta=0.25,sigma=0.5,E_f=0, nugget=0.05^2))  
em_out2 <- t(sapply(xP,nugget_simple_BL_emulator_v1,xD=xD,D=D,theta=0.25,sigma=0.5,E_f=0, nugget=0.2^2))  


#png(file="BIGGER_large_nugget_%d.png",width=2100,height=1400,res=200)

### Plot the emulator
stochastic_plot_BL_emulator_V1(em_out=em_out,xP=xP,xD=xD,D=D,maintitle="Emulator Output, Nugget = 0.05")
stochastic_plot_BL_emulator_V1(em_out=em_out2,xP=xP,xD=xD,D=D,maintitle="Emulator Output, Nugget = 0.2")

#dev.off()





# Figure 9 ----------------------------------------------------------------
### Define actual computer model/simulator ###
f <- function(x) cos(3*pi*x)

### Define run locations ###
xD <- seq(0,1,0.2) #[0,0.2,0.4,0.6,0.8,1]

### Perform 6 runs of model and store as D (this would take days for realistic 
# example!) ###
D <- f(xD)

xP <- seq(0.001,0.999,len=201)

#Graph showing poor at extrapolation
#Does not extrapolate well outside range of runs. Resorts back to prior.

f <- function(x) cos(3*pi*x)
xD <- seq(0,1,0.2) #same runs
D <- f(xD)
xP <- seq(-0.999,1.999,len=601) #new range from -1 to 2


### Function to plot simple emulator output
plot_BL_emulator_V1_BIGGER <- function(
    em_out,         # a nP x 2 matrix of emulator outputs
    xP,             # vector of nP inputs where emulator evaluated
    xD,             # the run input locations
    D,              # the run outputs D = (f(x^1),...,f(x^n))^T
    maintitle=NULL  # title of the plot, blank if NULL
){
  
  ### plot emulator output ###
  plot(xP,em_out[,"ExpD_f(x)"],ylim=c(-1.9,2.4),ty="l",col="blue",lwd=2.5,
       xlab="Input parameter x",ylab="Output f(x)",main=maintitle) # main argument: plot title (INPUT TO SPECIFY)
  lines(xP,em_out[,"ExpD_f(x)"]+3*sqrt(em_out[,"VarD_f(x)"]),col="red",lwd=2.5)
  lines(xP,em_out[,"ExpD_f(x)"]-3*sqrt(em_out[,"VarD_f(x)"]),col="red",lwd=2.5)
  
  ### plot true function: we would not normally be able to do this! ###
  lines(xP,f(xP),lwd=2,lty=1)
  
  ### Plot the runs ### 
  points(xD,D,pch=21,col=1,bg="green",cex=1.5) #PLOT THE TRUE RUNS OF THE EXPENSIVE MODEL
  legend('topright',legend=c("Emulator Expectation","Emulator Prediction Interval",
                             "True function f(x)","Model Evaluations"),
         lty=c(1,1,1,NA),pch=c(NA,NA,NA,16),col=c("blue","red",1,"green"),lwd=2.5,pt.cex=1.3)
}

#png(file="BIGGER_badatextrapolation.png",width=1950,height=1625,res=200)

em_out <- t(sapply(xP,simple_BL_emulator_v1,xD=xD,D=D,theta=0.25,sigma=0.5,E_f=0))
plot_BL_emulator_V1_BIGGER(em_out=em_out,xP=xP,xD=xD,D=D,maintitle="Prior Expectation = 0")

#dev.off()




expectation2_plot_BL_emulator_V1_BIGGER <- function(
    em_out,         # a nP x 2 matrix of emulator outputs
    xP,             # vector of nP inputs where emulator evaluated
    xD,             # the run input locations
    D,              # the run outputs D = (f(x^1),...,f(x^n))^T
    maintitle=NULL  # title of the plot, blank if NULL
){
  
  ### plot emulator output ###
  plot(xP,em_out[,"ExpD_f(x)"],ylim=c(-1.1,4.4),ty="l",col="blue",lwd=2.5,
       xlab="Input parameter x",ylab="Output f(x)",main=maintitle) # main argument: plot title (INPUT TO SPECIFY)
  lines(xP,em_out[,"ExpD_f(x)"]+3*sqrt(em_out[,"VarD_f(x)"]),col="red",lwd=2.5)
  lines(xP,em_out[,"ExpD_f(x)"]-3*sqrt(em_out[,"VarD_f(x)"]),col="red",lwd=2.5)
  
  ### plot true function: we would not normally be able to do this! ###
  lines(xP,f(xP),lwd=2,lty=1)
  
  ### Plot the runs ### 
  points(xD,D,pch=21,col=1,bg="green",cex=1.5) #PLOT THE TRUE RUNS OF THE EXPENSIVE MODEL
  legend('topright',legend=c("Emulator Expectation","Emulator Prediction Interval",
                             "True function f(x)","Model Evaluations"),
         lty=c(1,1,1,NA),pch=c(NA,NA,NA,16),col=c("blue","red",1,"green"),lwd=2.5,pt.cex=1.3)
}

#png(file="BIGGER_badatextrapolation_expectation2.png",width=1950,height=1625,res=200)
em_out <- t(sapply(xP,simple_BL_emulator_v1,xD=xD,D=D,theta=0.25,sigma=0.5,E_f=2))
expectation2_plot_BL_emulator_V1_BIGGER(em_out=em_out,xP=xP,xD=xD,D=D,maintitle="Prior Expectation = 2")
#dev.off()





# End of Section 2 --------------------------------------------------------
